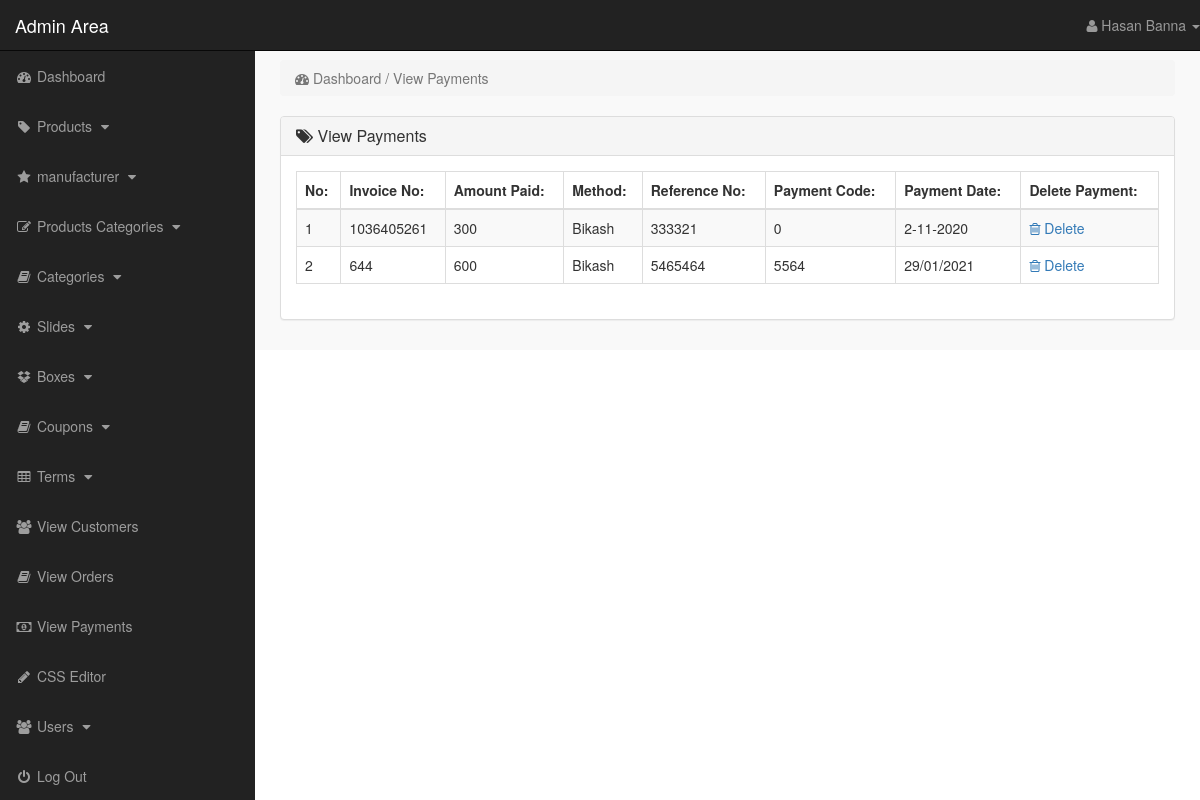
The page /admin_area/index.php?view_payments (signed in) on the database its author committed.
### tables this page shows
CREATE TABLE `payments` (
  `payment_id` int(10) NOT NULL,
  `invoice_no` int(10) NOT NULL,
  `amount` int(10) NOT NULL,
  `payment_mode` text NOT NULL,
  `ref_no` int(10) NOT NULL,
  `code` int(10) NOT NULL,
  `payment_date` text NOT NULL
);

### admin_area/view_payments.php (the view)
<?php
    if(!isset($_SESSION['admin_email'])){
        echo "<script>window.open('login.php','_self')</script>";
    }else{
?>
<div class="row">
    <div class="col-lg-12">
        <ol class="breadcrumb">
            <li class="active">
                <i class="fa fa-dashboard"></i> Dashboard / View Payments
            </li>
        </ol>
    </div>
</div>
<div class="row">
    <div class="col-lg-12">
        <div class="panel panel-default">
            <div class="panel-heading">
               <h3 class="panel-title">
                   <i class="fa fa-tags"></i>  View Payments
               </h3>
            </div>
            <div class="panel-body">
                <div class="table-responsive">
                    <table class="table table-striped table-bordered table-hover">
                        <thead>
                            <tr>
                                <th> No: </th>
                                <th> Invoice No: </th>
                                <th> Amount Paid: </th>
                                <th> Method: </th>
                                <th> Reference No: </th>
                                <th> Payment Code: </th>
                                <th> Payment Date: </th>
                                <th> Delete Payment: </th>
                            </tr>
                        </thead>
                        <tbody>
                            <?php
                                $i=0;
                                $get_payments = "select * from payments";
                                $run_payments = mysqli_query($con,$get_payments);
                                while($row_payments=mysqli_fetch_array($run_payments)){
                                    $payment_id = $row_payments['payment_id'];
                                    $invoice_no = $row_payments['invoice_no'];
                                    $amount = $row_payments['amount'];
                                    $payment_mode = $row_payments['payment_mode'];
                                    $ref_no = $row_payments['ref_no'];
                                    $code = $row_payments['code'];
                                    $payment_date = $row_payments['payment_date'];
                                    $i++;
                            ?>
                            <tr>
                                <td> <?php echo $i; ?> </td>
                                <td> <?php echo $invoice_no; ?> </td>
                                <td> <?php echo $amount; ?></td>
                                <td> <?php echo $payment_mode; ?> </td>
                                <td> <?php echo $ref_no; ?></td>
                                <td> <?php echo $code; ?> </td>
                                <td> <?php echo $payment_date; ?> </td>
                                <td>
                                     <a href="index.php?delete_payment=<?php echo $payment_id; ?>">
                                        <i class="fa fa-trash-o"></i> Delete
                                     </a>
                                </td>
                            </tr>
                            <?php } ?>
                        </tbody>
                    </table>
                </div>
            </div>
        </div>
    </div>
</div>
<?php } ?>

### admin_area/includes/sidebar.php (shortened to what this page needs)
<?php
    if(!isset($_SESSION['admin_email'])){
        echo "<script>window.open('login.php','_self')</script>";
    }else{
?>
<nav class="navbar navbar-inverse navbar-fixed-top">
    <div class="navbar-header">
        <a href="index.php?dashboard" class="navbar-brand">Admin Area</a>
    </div>
    <ul class="nav navbar-right top-nav">
        <li class="dropdown">
            <a href="#" class="dropdown-toggle" data-toggle="dropdown">
                <i class="fa fa-user"></i> <?php echo $admin_name;  ?> <b class="caret"></b>
            </a>
        </li>
    </ul>
    <div class="collapse navbar-collapse navbar-ex1-collapse">
        <ul class="nav navbar-nav side-nav">
            <li>
                <a href="index.php?dashboard">
                        <i class="fa fa-fw fa-dashboard"></i> Dashboard
                </a>
            </li>
            <li>
                <a href="#" data-toggle="collapse" data-target="#products">
                        <i class="fa fa-fw fa-tag"></i> Products
                        <i class="fa fa-fw fa-caret-down"></i>
                </a>
            </li>
            <li>
                <a href="#" data-toggle="collapse" data-target="#manufacturer">
                        <i class="fa fa-fw fa-star"></i> manufacturer
                        <i class="fa fa-fw fa-caret-down"></i>
                </a>
            </li>
            <li>
                <a href="#" data-toggle="collapse" data-target="#p_cat">
                        <i class="fa fa-fw fa-edit"></i> Products Categories
                        <i class="fa fa-fw fa-caret-down"></i>
                </a>
            </li>
            <li>
                <a href="#" data-toggle="collapse" data-target="#cat">
                        <i class="fa fa-fw fa-book"></i> Categories
                        <i class="fa fa-fw fa-caret-down"></i>
                </a>
            </li>
            <li>
                <a href="#" data-toggle="collapse" data-target="#slides">
                        <i class="fa fa-fw fa-gear"></i> Slides
                        <i class="fa fa-fw fa-caret-down"></i>
                </a>
            </li>
            <li>
                <a href="#" data-toggle="collapse" data-target="#boxes">
                        <i class="fa fa-fw fa-dropbox"></i> Boxes
                        <i class="fa fa-fw fa-caret-down"></i>
                </a>
            </li>
            <li>
                <a href="#" data-toggle="collapse" data-target="#coupon">
                        <i class="fa fa-fw fa-book"></i> Coupons
                        <i class="fa fa-fw fa-caret-down"></i>
                </a>
            </li>
            <li>
                <a href="#" data-toggle="collapse" data-target="#terms">
                        <i class="fa fa-fw fa-table"></i> Terms
                        <i class="fa fa-fw fa-caret-down"></i>
                </a>
            </li>
            <li>
                <a href="index.php?view_customers">
                    <i class="fa fa-fw fa-users"></i> View Customers
                </a>
            </li>
            <li>
                <a href="index.php?view_orders">
                    <i class="fa fa-fw fa-book"></i> View Orders
                </a>
            </li>
            <li>
                <a href="index.php?view_payments">
                    <i class="fa fa-fw fa-money"></i> View Payments
                </a>
            </li>
            <li>
                <a href="index.php?edit_css">
                    <i class="fa fa-fw fa-pencil"></i> CSS Editor
                </a>
            </li>
            <li>
                <a href="#" data-toggle="collapse" data-target="#users">
                        <i class="fa fa-fw fa-users"></i> Users
                        <i class="fa fa-fw fa-caret-down"></i>
                </a>
            </li>
            <li>
                <a href="logout.php">
                    <i class="fa fa-fw fa-power-off"></i> Log Out
                </a>
            </li>
        </ul>
    </div>
</nav>
<?php } ?>

### admin_area/css/style.css (style rules this page uses)
body { margin-top: 100px; }
@media (min-width: 768px) { body { margin-top: 50px; } }
.top-nav { 0 15px; }
.top-nav>li { float: left; display: inline-block; }
.top-nav>li>a { color: #999999; line-height: 20px; padding-top: 15px; padding-bottom: 15px; }
@media (min-width: 768px) { .side-nav { position: fixed; top: 51px; bottom: 0; width: 255px; overflow-y: auto; overflow-x: hidden; background-color: #222222; padding-bottom: 40px; border-radius: 0; } }
@media (min-width: 768px) { .side-nav>li>a { width: 255px; } }
.panel-body { border-radius: 5px; }

### rows shown on the page
payments: invoice_no "1036405261", amount "300", payment_mode "Bikash", ref_no "333321", code "0", payment_date "2-11-2020"
payments: invoice_no "644", amount "600", payment_mode "Bikash", ref_no "5465464", code "5564", payment_date "29/01/2021"

### other values the page prints
$admin_name "Hasan Banna"
